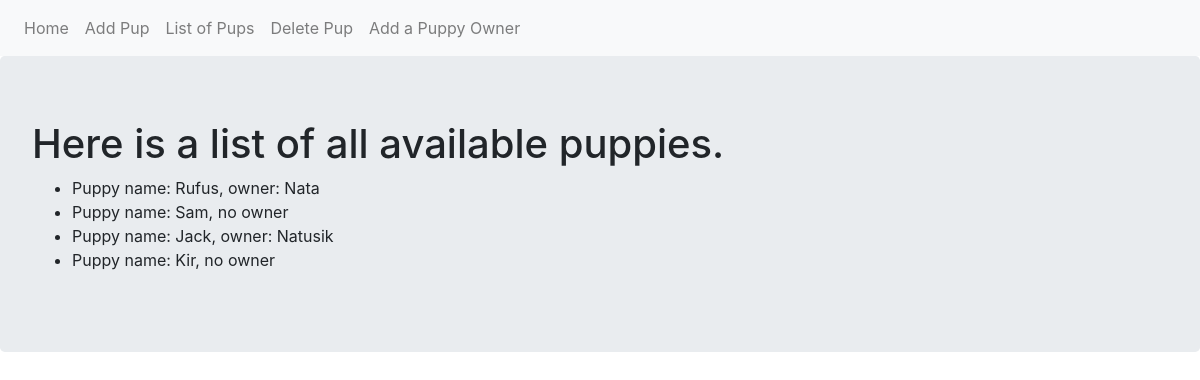
/list, run on an earlier commit of the app's database.
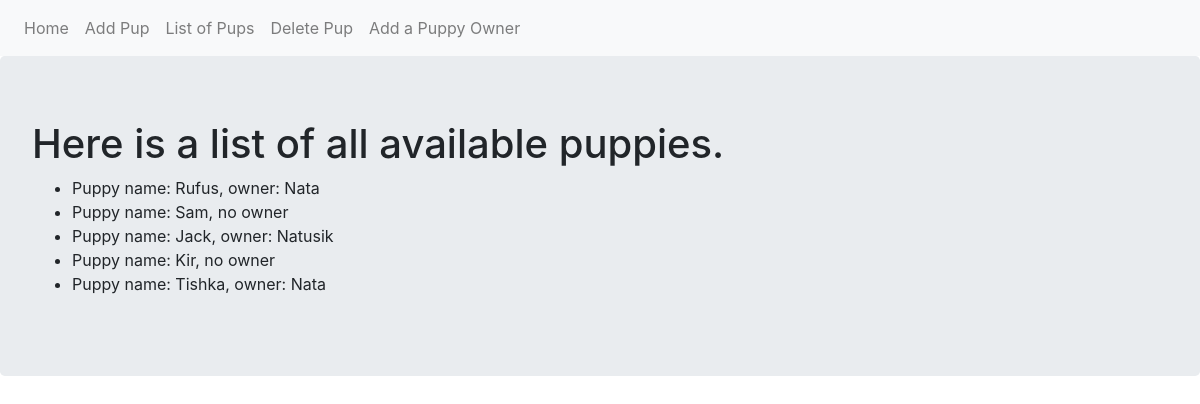
And on a later commit of the database.
### adoption_site.py (models this page shows, shortened)
class Puppy(db.Model):
    __tablename__ = 'puppies'
    id = db.Column(db.Integer,primary_key = True)
    name = db.Column(db.Text)
    owner = db.relationship('Owner', backref='puppy', uselist=False)
    def __repr__(self):
        if self.owner:
            return f"Puppy name: {self.name}, owner: {self.owner.name}"
        else:
            return f"Puppy name: {self.name}, no owner"

class Owner(db.Model):
    __tablename__ = 'owners'
    id = db.Column(db.Integer, primary_key=True)
    name = db.Column(db.Text)
    puppy_id = db.Column(db.Integer, db.ForeignKey('puppies.id'))

### adoption_site.py (the view)
@app.route('/list')
def list_pup():
    puppies = Puppy.query.all()
    return render_template('list.html', puppies=puppies)

### templates/list.html
{% extends "base.html" %}
{% block content %}
<div class="jumbotron">
  <h1>Here is a list of all available puppies.</h1>
  <ul>
    {% for pup in puppies  %}
    <li>{{pup}}</li>
    {% endfor %}
  </ul>
</div>
{% endblock %}

### templates/base.html (shortened to what this page needs)
<!DOCTYPE html>
<html lang="en" dir="ltr">
  <head>
    <link rel="stylesheet" href="https://maxcdn.bootstrapcdn.com/bootstrap/4.0.0/css/bootstrap.min.css">
  </head>
  <body>
    <nav class="navbar navbar-expand-lg navbar-light bg-light">
    <div class="navbar-nav">
      <a class="nav-item nav-link" href="{{ url_for('index') }}">Home</a>
      <a class="nav-item nav-link" href="{{ url_for('add_pup') }}">Add Pup</a>
      <a class="nav-item nav-link" href="{{ url_for('list_pup') }}">List of Pups</a>
      <a class="nav-item nav-link" href="{{ url_for('del_pup') }}">Delete Pup</a>
      <a class="nav-item nav-link" href="{{ url_for('add_owner') }}">Add a Puppy Owner</a>
    </div>
</nav>
    {% block content %}
    {% endblock %}
  </body>
</html>

What changed in the data, as far as the page shows it:
added Puppy: name.name "Puppy name: Tishka, owner: Nata"
